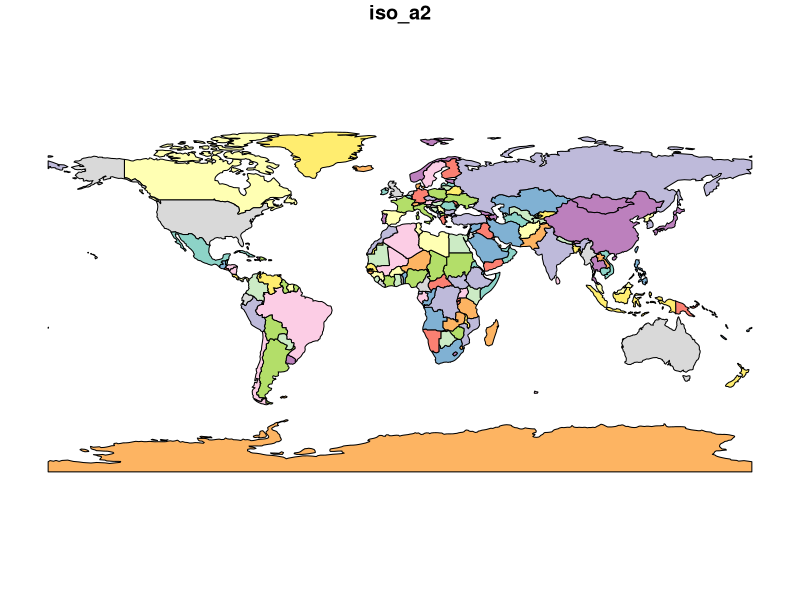
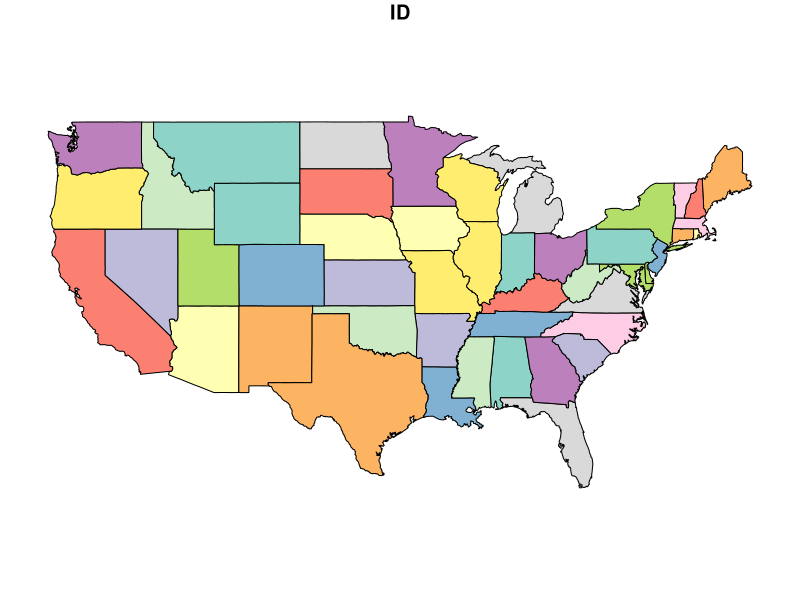

R code for these plots, in order:
#' ---
#' title: Spatial Data
#' date: 2018-09-25 
#' subtitle: Working with Spatial Data and the sf package
#' reading:
#'   - Package [SF](https://r-spatial.github.io/sf/)
#' tasks:
#'   - Reproject spatial data using `st_transform()`
#'   - Perform spatial operations on spatial data (e.g. intersection and buffering)
#'   - Generate a polygon that includes all land in NY that is within 10km of the Canadian border and calculate it's area
#'   - Save your script as a .R or .Rmd in your course repository
#' ---
#' 
#' # Reading
#' 
#' 
#' # Background
#' Up to this point, we have dealt with data that fits into the tidy format without much effort. Spatial data has many complicating factors that have made handling spatial data in R complicated. Big strides are being made to make spatial data tidy in R. 
#' 
#' 
#' # Objective
#' 
#' You woke up in the middle of the night after a bad dream terrified of the Canadians.  You decide to start you are going to start a militia to defend the border.  But where should you defend?
#' 
#' > Generate a polygon that includes all land in NY that is within 10km of the Canadian border and calculate it's area.  How much area will you need to defend from the Canadians?
#' 
#' 
#' # Tasks
#' 
#' 
#' [<i class="fa fa-file-code-o fa-1x" aria-hidden="true"></i> Download starter R script (if desired)](`r output_nocomment`){target="_blank"}
#' 
#' 
#' <div class="well">
#' <button data-toggle="collapse" class="btn btn-primary btn-sm round" data-target="#demo1">Show Hints</button>
#' <div id="demo1" class="collapse">
#' The details below describe one possible approach.
#' 
#' You will need to load the foillowing packages
## ---- message=FALSE------------------------------------------------------
library(maps)
library(ggplot2)
library(spData)
library(dplyr)
library(sf)
# library(units) #this one is optional, but can help with unit conversions.

#' 
#' And datasets:
## ------------------------------------------------------------------------
#load 'world' data from spData package
data(world) 
# load 'states' boundaries
states <- sf::st_as_sf(maps::map("state", plot = FALSE, fill = TRUE)) 

plot(world[1])
plot(states)

#' 
#' ## Projection
#' 
## ------------------------------------------------------------------------
albers="+proj=aea +lat_1=29.5 +lat_2=45.5 +lat_0=37.5 +lon_0=-96 +x_0=0 +y_0=0 +ellps=GRS80 +datum=NAD83 +units=m +no_defs "

#' 
#' 
#' 
#' 1. `world` dataset
#'     1. transform to the albers equal area projection defined above as `albers`
#'     2. rename the `geom` column as `geometry` to make it easier to use `ggplot()`
#'     3. filter the world dataset to include only `name_long=="Canada"` 
#'     4. buffer canada to 10km (10000m)
#' 2. `states` object    
#'     1. transform to the albers equal area projection defined above as `albers`
#'     2. filter the `states` dataset to include only `ID == "new york"`
#'     3. confirm that the filtered object is valid with `st_is_valid()`, if not, use `st_buffer(0)` to apply a zero-width buffer which can solve most validity problems
#' 3. create a 'border' object
#'     1. use `st_intersection()` to intersect the canada buffer with New York (this will be your final polygon)
#'     2. use `st_area()` to calculate the area of this polygon.
#' 
#' </div>
#' </div>
#' 
#' Your final result should look like this:
#' 
#' 
#' 
#' Important note:  This is a crude dataset meant simply to illustrate the use of intersections and buffers.  The two datasets are not adequate for a highly accurate analysis.
#' 
#' <div class="extraswell">
#' <button data-toggle="collapse" class="btn btn-link" data-target="#extras">
#' Extra time? Try these extra activities...
#' </button>
#' <div id="extras" class="collapse">
#' 
#' Build a leaflet map of the same dataset.
#' 
#' 
#' <iframe id="test"  style=" height:400px; width:100%;" scrolling="no"  frameborder="0" src="CS05_leaflet.html"></iframe>
#' 
#' 
#' </div>
#' </div>
